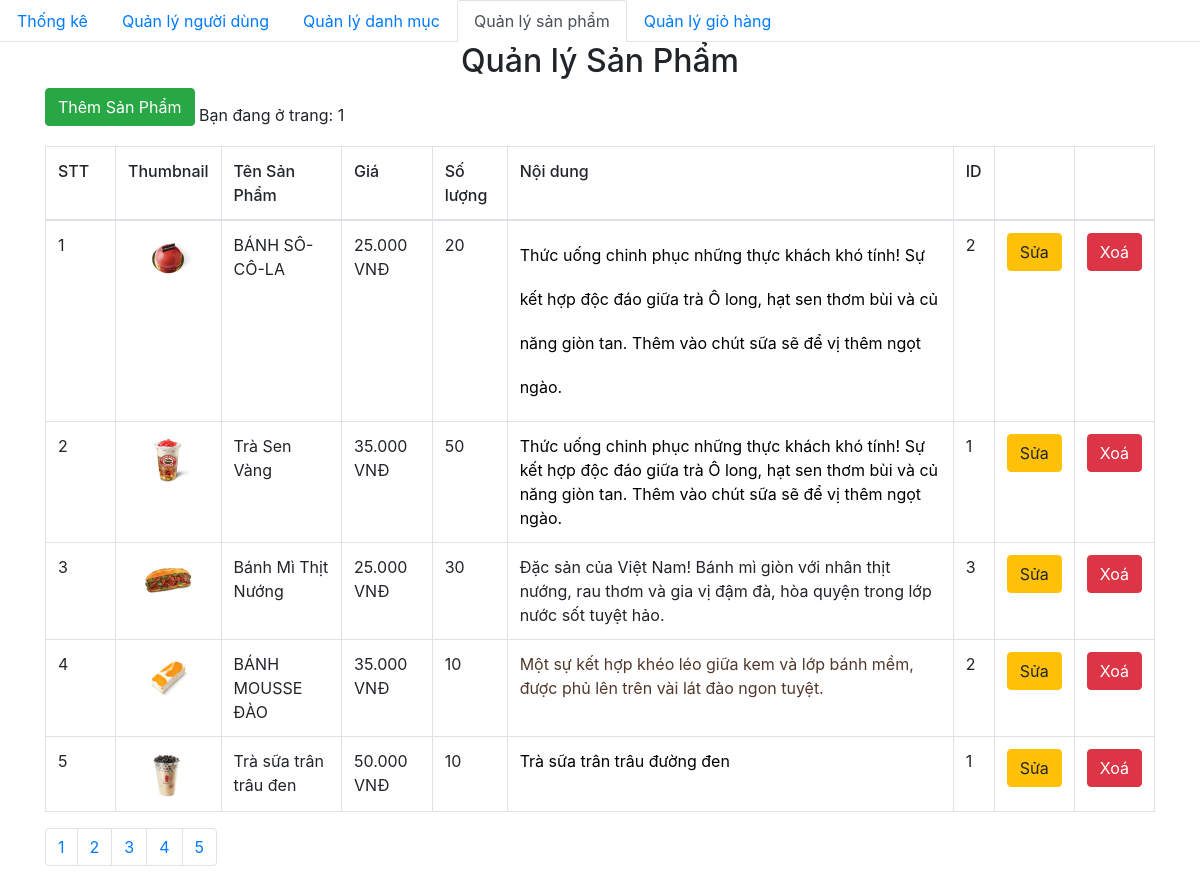
Before: /admin/product/index.php with the older database file.
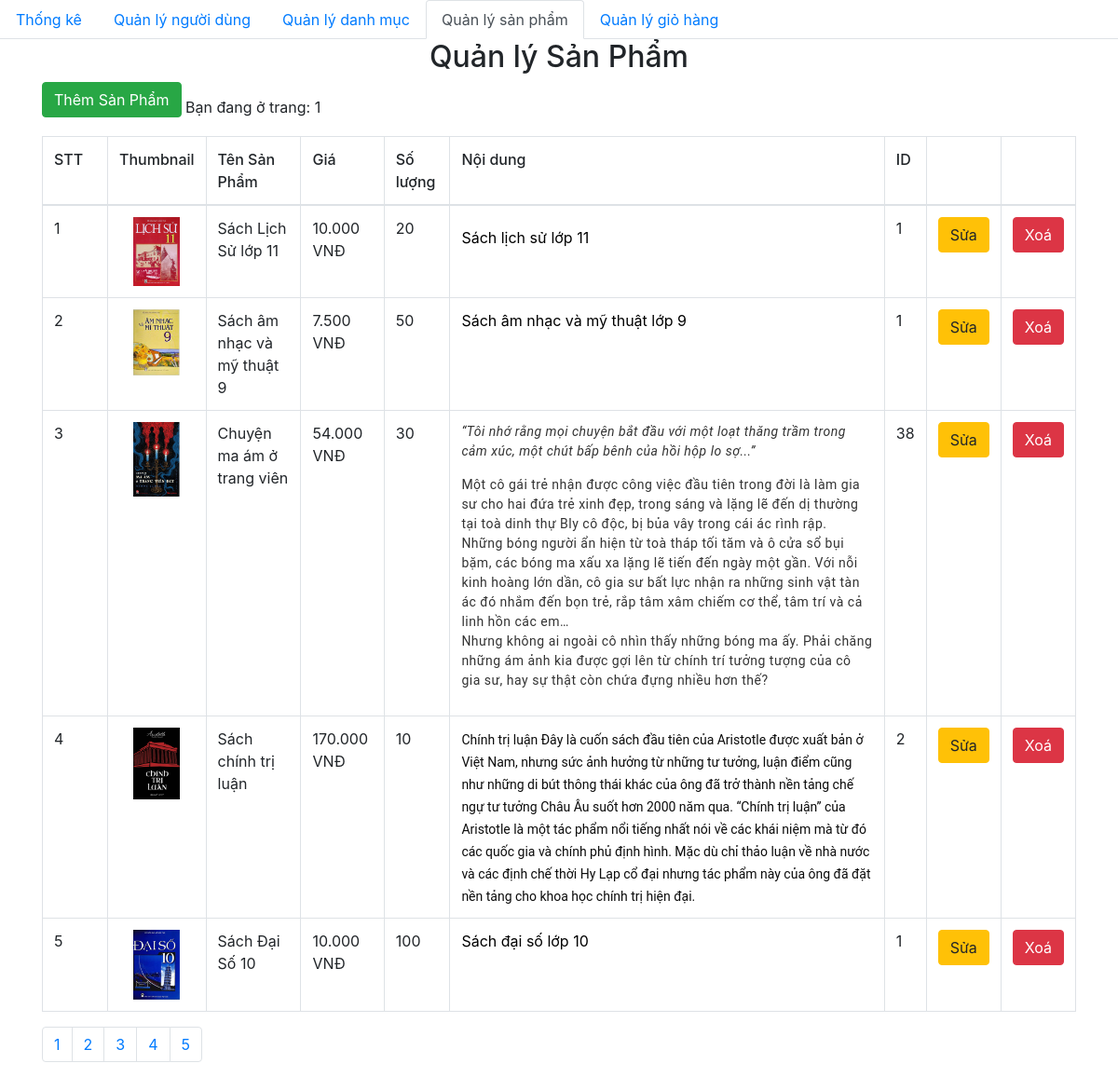
After: the same page with the newer database file.
### tables this page shows
CREATE TABLE `product` (
  `id` int(11) NOT NULL,
  `title` varchar(200) NOT NULL,
  `price` float NOT NULL,
  `number` float NOT NULL,
  `thumbnail` varchar(500) NOT NULL,
  `content` longtext NOT NULL,
  `id_category` int(11) NOT NULL,
  `created_at` datetime DEFAULT NULL,
  `updated_at` datetime DEFAULT NULL
);

### admin/database/dbhelper.php (called while the page is built, shortened)
<?php
function executeResult($sql)
{
	$con = mysqli_connect(HOST, USERNAME, PASSWORD, DATABASE);
	$result = mysqli_query($con, $sql);
	$data   = [];
	while ($row = mysqli_fetch_array($result, 1)) {
		$data[] = $row;
	}
	return $data;
}

### admin/product/index.php (the view, shortened to what this page needs)
<?php
require_once('../database/dbhelper.php');
?>
<!DOCTYPE html>
<html>
<head>
    <link rel="stylesheet" href="https://maxcdn.bootstrapcdn.com/bootstrap/4.4.1/css/bootstrap.min.css">
</head>
<body>
    <ul class="nav nav-tabs">
        <li class="nav-item">
            <a class="nav-link" href="../index.php">Thống kê</a>
        </li>
        <li class="nav-item">
            <a class="nav-link" href="../user/">Quản lý người dùng</a>
        </li>
        <li class="nav-item">
            <a class="nav-link " href="../category/">Quản lý danh mục</a>
        </li>
        <li class="nav-item">
            <a class="nav-link active" href="../product/">Quản lý sản phẩm</a>
        </li>
        <li class="nav-item">
            <a class="nav-link" href="../dashboard.php">Quản lý giỏ hàng</a>
        </li>
    </ul>
    <div class="container">
        <div class="panel panel-primary">
            <div class="panel-heading">
                <h2 class="text-center">Quản lý Sản Phẩm</h2>
            </div>
            <a href="add.php">
                <button class=" btn btn-success" style="margin-bottom:20px">Thêm Sản Phẩm</button>
            </a>
            <table class="table table-bordered table-hover">
                <thead>
                    <tr style="font-weight: 500;">
                        <td width="70px">STT</td>
                        <td>Thumbnail</td>
                        <td>Tên Sản Phẩm</td>
                        <td>Giá</td>
                        <td>Số lượng</td>
                        <td>Nội dung</td>
                        <td>ID</td>
                        <td width="50px"></td>
                        <td width="50px"></td>
                    </tr>
                </thead>
                <tbody>
                    <?php
                    try {
                        if (isset($_GET['page'])) {
                            $page = $_GET['page'];
                        } else {
                            $page = 1;
                        }
                        $limit = 5;
                        $start = ($page - 1) * $limit;
                        $sql = "SELECT * FROM product limit $start,$limit";
                        executeResult($sql);
                        $productList = executeResult($sql);
                        $index = 1;
                        foreach ($productList as $item) {
                            echo '  <tr>
                    <td>' . ($index++) . '</td>
                    <td style="text-align:center">
                        <img src="' . $item['thumbnail'] . '" alt="" style="width: 50px">
                    </td>
                    <td>' . $item['title'] . '</td>
                    <td>' . number_format($item['price'], 0, ',', '.') . ' VNĐ</td>
                    <td>' . $item['number'] . '</td>
                    <td>' . $item['content'] . '</td>
                    <td>' . $item['id_category'] . '</td>
                    <td>
                        <a href="add.php?id=' . $item['id'] . '">
                            <button class=" btn btn-warning">Sửa</button>
                        </a>
                    </td>
                    <td>
                    <button class="btn btn-danger" onclick="deleteProduct(' . $item['id'] . ')">Xoá</button>
                    </td>
                </tr>';
                        }
                    } catch (Exception $e) {
                        die("Lỗi thực thi sql: " . $e->getMessage());
                    }
                    ?>
                </tbody>
            </table>
        </div>
        <ul class="pagination">
            <?php
            $sql = "SELECT * FROM `product`";
            $conn = mysqli_connect(HOST, USERNAME, PASSWORD, DATABASE);
            $result = mysqli_query($conn, $sql);
            if (mysqli_num_rows($result)) {
                $numrow = mysqli_num_rows($result);
                $current_page = ceil($numrow / 5);
            }
            for ($i = 1; $i <= $current_page; $i++) {
                if ($i == $current_page) {
                    echo '
            <li class="page-item"><a class="page-link" href="?page=' . $i . '">' . $i . '</a></li>';
                } else {
                    echo '
            <li class="page-item"><a class="page-link" href="?page=' . $i . '">' . $i . '</a></li>
                    ';
                }
            }
            ?>
        </ul>
    </div>
</body>
</html>

Changed rows visible on the page:
removed product: thumbnail (picture), title "BÁNH SÔ-CÔ-LA", price "25.000", number "20", content "Thức uống chinh phục những thực khách khó tính! Sự kết hợp độc đáo giữa trà Ô long, hạt sen thơm bùi và củ năng giòn tan. Thêm vào chút sữa sẽ để vị thêm ngọt ngào.", id_category "2"
removed product: thumbnail (picture), title "Trà Sen Vàng", price "35.000", number "50", content "Thức uống chinh phục những thực khách khó tính! Sự kết hợp độc đáo giữa trà Ô long, hạt sen thơm bùi và củ năng giòn tan. Thêm vào chút sữa sẽ để vị thêm ngọt ngào.", id_category "1"
removed product: thumbnail (picture), title "Bánh Mì Thịt Nướng", price "25.000", number "30", content "Đặc sản của Việt Nam! Bánh mì giòn với nhân thịt nướng, rau thơm và gia vị đậm đà, hòa quyện trong lớp nước sốt tuyệt hảo.", id_category "3"
removed product: thumbnail (picture), title "BÁNH MOUSSE ĐÀO", price "35.000", number "10", content "Một sự kết hợp khéo léo giữa kem và lớp bánh mềm, được phủ lên trên vài lát đào ngon tuyệt.", id_category "2"
removed product: thumbnail (picture), title "Trà sữa trân trâu đen", price "50.000", number "10", content "Trà sữa trân trâu đường đen", id_category "1"
added product: thumbnail (picture), title "Sách Lịch Sử lớp 11", price "10.000", number "20", content "Sách lịch sử lớp 11", id_category "1"
added product: thumbnail (picture), title "Sách âm nhạc và mỹ thuật 9", price "7.500", number "50", content "Sách âm nhạc và mỹ thuật lớp 9", id_category "1"
added product: thumbnail (picture), title "Chuyện ma ám ở trang viên", price "54.000", number "30", content "“Tôi nhớ rằng mọi chuyện bắt đầu với một loạt thăng trầm trong cảm xúc, một chút bấp bênh của hồi hộp lo sợ...” Một cô gái trẻ nhận được công việc đầu tiên trong đời là làm gia sư cho hai đứa trẻ xinh đẹp, trong sáng và lặng lẽ đến dị thường tại toà dinh thự Bly cô độc, bị bủa vây trong cái ác rình rập. Những bóng người ẩn hiện từ toà tháp tối tăm và ô cửa sổ bụi bặm, các bóng ma xấu xa lặng lẽ tiến đến ngày một gần. Với nỗi kinh hoàng lớn dần, cô gia sư bất lực nhận ra những sinh vật tàn ác đó nhắm đến bọn trẻ, rắp tâm xâm chiếm cơ thể, tâm trí và cả linh hồn các em… Nhưng không ai ngoài cô nhìn thấy những bóng ma ấy. Phải chăng những ám ảnh kia được gợi lên từ chính trí tưởng tượng của cô…", id_category "38"
added product: thumbnail (picture), title "Sách chính trị luận", price "170.000", number "10", content "Chính trị luận Đây là cuốn sách đầu tiên của Aristotle được xuất bản ở Việt Nam, nhưng sức ảnh hưởng từ những tư tưởng, luận điểm cũng như những di bút thông thái khác của ông đã trở thành nền tảng chế ngự tư tưởng Châu Âu suốt hơn 2000 năm qua. “Chính trị luận” của Aristotle là một tác phẩm nổi tiếng nhất nói về các khái niệm mà từ đó các quốc gia và chính phủ định hình. Mặc dù chỉ thảo luận về nhà nước và các định chế thời Hy Lạp cổ đại nhưng tác phẩm này của ông đã đặt nền tảng cho khoa học chính trị hiện đại.", id_category "2"
added product: thumbnail (picture), title "Sách Đại Số 10", price "10.000", number "100", content "Sách đại số lớp 10", id_category "1"
